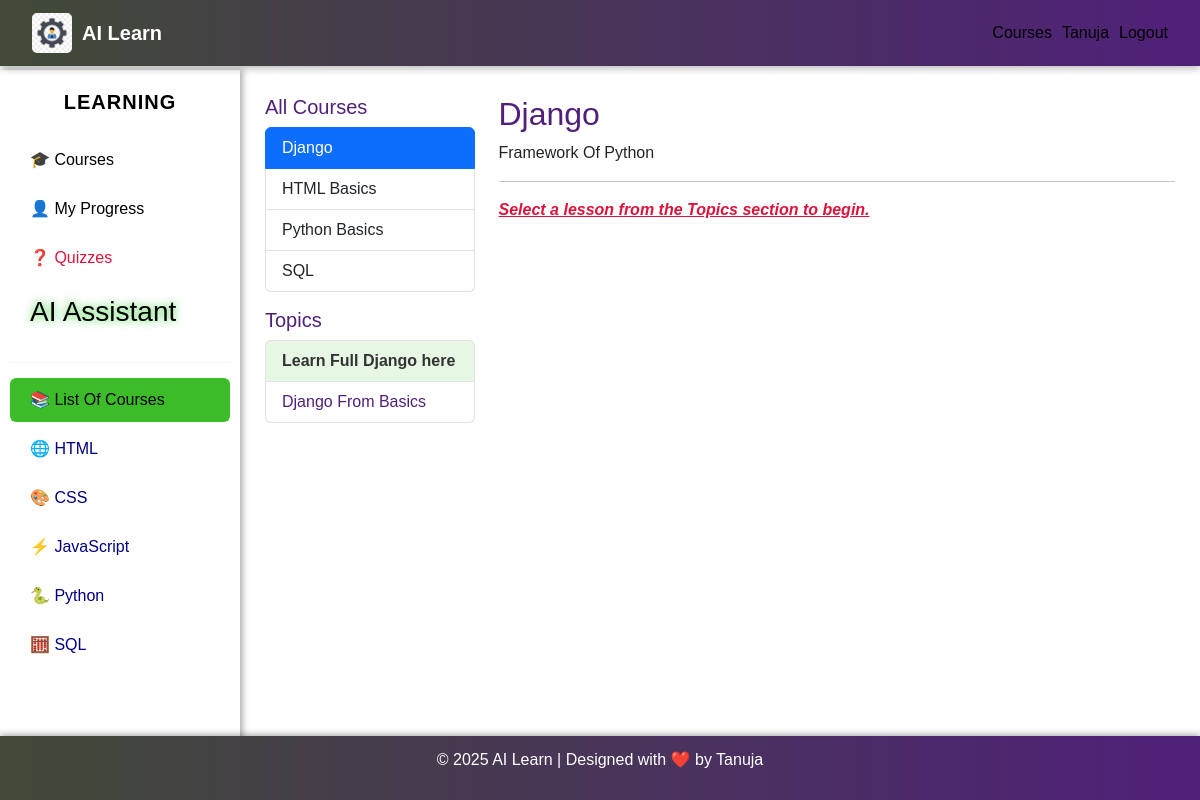
Page /course/django/ (signed in) on the committed database.
### learning/models.py (models this page shows, shortened)
class Course(models.Model):
    title = models.CharField(max_length=200)
    slug = models.SlugField(unique=True, max_length=220)
    description = models.TextField(blank=True)
    class Meta:
        ordering = ['title']
        verbose_name = 'Course'
        verbose_name_plural = 'Courses'

class Topic(models.Model):
    course = models.ForeignKey(
        Course, on_delete=models.CASCADE, related_name='topics'
    )
    title = models.CharField(max_length=200)
    order = models.IntegerField(default=0)
    slug = models.SlugField(max_length=220)
    class Meta:
        ordering = ['order']
        unique_together = ('course', 'slug')
        verbose_name = 'Topic'
        verbose_name_plural = 'Topics'

class Lesson(models.Model):
    topic = models.ForeignKey(
        Topic, on_delete=models.CASCADE, related_name='lessons'
    )
    title = models.CharField(max_length=200)
    content = models.TextField(blank=True)
    order = models.IntegerField(default=1)
    code_example = models.TextField(blank=True)
    class Meta:
        ordering = ['order']
        verbose_name = 'Lesson'
        verbose_name_plural = 'Lessons'

### learning/views.py (the view)
# urls.py: path('course/<slug:slug>/', views.course_detail, name='course_detail'),
@login_required
def course_detail(request, slug):
    course = get_object_or_404(Course, slug=slug)
    topics = course.topics.all()
    lesson_id = request.GET.get('lesson')
    selected_lesson = None
    if lesson_id:
        selected_lesson = get_object_or_404(Lesson, pk=lesson_id, topic__course=course)
    courses = Course.objects.all()
    return render(request, 'learning/course_detail.html', {
        'course': course,
        'courses': courses,
        'topics': topics,
        'selected_lesson': selected_lesson
    })

### learning/templates/learning/course_detail.html (shortened to what this page needs)
{% extends 'learning/base.html' %}
{% block content %}
<div class="row">
    <div class="col-md-3">
        <h5 style="color:#50207a;">All Courses</h5>
        <ul class="list-group mb-3">
            {% for course_item in courses %}
                <li class="list-group-item {% if course.slug == course_item.slug %}active{% endif %}">
                    <a href="{% url 'learning:course_detail' course_item.slug %}"
                       style="text-decoration:none; color:inherit;">
                        {{ course_item.title }}
                    </a>
                </li>
            {% endfor %}
        </ul>
        <h5 style="color:#50207a;">Topics</h5>
        {% if topics %}
            <ul class="list-group">
                {% for topic in topics %}
                    <li class="list-group-item fw-bold"
                        style="background-color:#3dbc2a20; color:#333;">
                        {{ topic.title }}
                    </li>
                    {% for lesson in topic.lessons.all %}
                        <li class="list-group-item {% if selected_lesson and selected_lesson.pk == lesson.pk %}active{% endif %}">
                            <a href="{% url 'learning:course_detail' course.slug %}?lesson={{ lesson.pk }}"
                               style="text-decoration:none; color:#50207a;">
                                {{ lesson.title }}
                            </a>
                        </li>
                    {% endfor %}
                {% endfor %}
            </ul>
        {% else %}
            <p style="color:#a00;">No topics or lessons added yet.</p>
        {% endif %}
    </div>
    <div class="col-md-9">
        <h2 style="color:#50207a;">{{ course.title }}</h2>
        <p>{{ course.description }}</p>
        <hr>
        {% if selected_lesson %}
            <h3 style="color:#50207a;">{{ selected_lesson.title }}</h3>
            <p><strong>Topic:</strong> {{ selected_lesson.topic.title }}</p>
            <p>{{ selected_lesson.content|linebreaks }}</p>
            {% if selected_lesson.code_example %}
                <pre><code>{{ selected_lesson.code_example }}</code></pre>
            {% endif %}
            {% if selected_lesson.quiz %}
                <a href="{% url 'learning:quiz_question' selected_lesson.pk %}"
                   class="btn btn-success mt-3">Take Quiz</a>
            {% endif %}
        {% else %}
            <p style="color:crimson;">
                <i><u><strong>Select a lesson from the Topics section to begin.</strong></u></i>
            </p>
        {% endif %}
    </div>
</div>
{% endblock %}

### learning/templates/learning/base.html (shortened to what this page needs)
{% load static %}
<!DOCTYPE html>
<html lang="en">
  <head>
    <link
      href="https://cdn.jsdelivr.net/npm/bootstrap@5.3.2/dist/css/bootstrap.min.css"
      rel="stylesheet"
    />
  </head>
  <body>
    <nav class="navbar navbar-dark">
      <div class="container-fluid d-flex align-items-center">
        <a class="navbar-brand d-flex align-items-center" href="/admin/">
          <img
            src="{% static 'images/admin-logo.jpg' %}"
            alt="Admin Panel"
            style="height: 40px; margin-right: 10px; border-radius: 5px"
          />
          <span>AI Learn</span>
        </a>
        <ul class="navbar-nav ms-auto d-flex flex-row">
          {% if user.is_authenticated %}
          <li class="nav-item">
            <a class="nav-link" href="{% url 'learning:course_list' %}"
              >Courses</a
            >
          </li>
          <li class="nav-item">
            <a class="nav-link" href="#">{{ user.username }}</a>
          </li>
          <li class="nav-item">
            <a class="nav-link" href="{% url 'learning:logout' %}">Logout</a>
          </li>
          {% endif %}
        </ul>
      </div>
    </nav>
    <div class="sidebar">
      <h5 style="color: black"><b>LEARNING</b></h5>
      <a
        style="color: black"
        href="{% url 'learning:course_list' %}"
        class="sidebar-link"
        >🎓 Courses</a
      >
      <a
        style="color: black"
        href="{% url 'learning:user_progress' %}"
        class="sidebar-link"
        >👤 My Progress</a
      >
      <a
        style="color: crimson"
        href="{% url 'learning:quiz_list' %}"
        class="sidebar-link"
        >❓ Quizzes</a
      >
      <a
        style="color: black; text-shadow: 0 0 10px #32cd32"
        href="{% url 'learning:ai_assistant' %}"
        class="sidebar-link"
        ><h3>AI Assistant</h3></a
      >
      <hr style="border-color: #ddd; margin: 15px 10px" />
      <a
        style="color: black"
        href="#"
        class="sidebar-link active"
        onclick="showContent('courses')"
        >📚 List Of Courses</a
      >
      <a
        style="color: hsl(240, 100%, 25%)"
        href="#"
        class="sidebar-link"
        onclick="showContent('html')"
        >🌐 HTML</a
      >
      <a
        style="color: hsl(240, 100%, 25%)"
        href="#"
        class="sidebar-link"
        onclick="showContent('css')"
        >🎨 CSS</a
      >
      <a
        style="color: hsl(240, 100%, 25%)"
        href="#"
        class="sidebar-link"
        onclick="showContent('js')"
        >⚡ JavaScript</a
      >
      <a
        style="color: hsl(240, 100%, 25%)"
        href="#"
        class="sidebar-link"
        onclick="showContent('python')"
        >🐍 Python</a
      >
      <a
        style="color: hsl(240, 100%, 25%)"
        href="#"
        class="sidebar-link"
        onclick="showContent('sql')"
        >🧮 SQL</a
      >
    </div>
    <div class="content" id="content-area">
      {% block content %}{% endblock %}
    </div>
    <footer>
      <p>© 2025 AI Learn | Designed with ❤️ by Tanuja</p>
    </footer>
  </body>
</html>

### rows in the picture
Course: title "Django", description "Framework Of Python"
Course: title "HTML Basics"
Course: title "Python Basics"
Course: title "SQL"
Topic: title "Learn Full Django here"
Lesson: title "Django From Basics"

### other values in the picture
{{ user.username }} "Tanuja"
